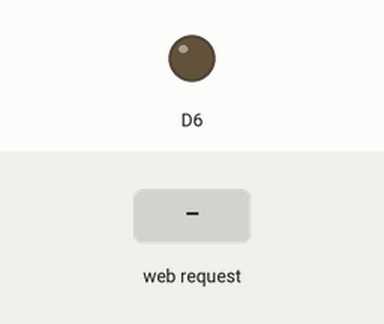
This program was run on a simulated ESP8266 (NodeMCU). On the bench: output pins drawn as LEDs (lit = HIGH). The inputs (shaded band) are chosen by the test bench. WiFi joins after 1.5 s; servers stay silent unless stated; what the program prints to the serial monitor is not drawn.

Above: at 2.7 s.
2.8 s: HTTP request GET /sw?led=on received
At 3.6 s:
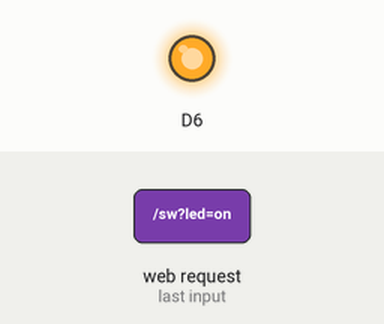
4.3 s: HTTP request GET /sw received
At 4.7 s:
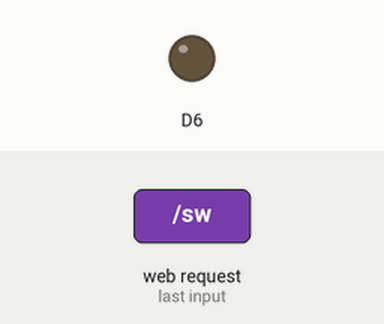
Timing chart, 0 to 7.3 s (numbered marks = the images above; inputs shaded):
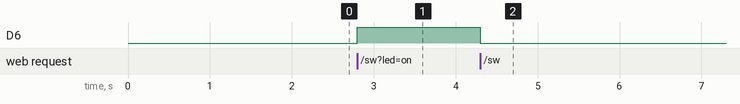

Measured:
- after the input at 2.8 s, D6: LOW → HIGH at once
- after the input at 4.3 s, D6: HIGH → LOW at once

The program:

main.cpp
```cpp
// Web server using nodemcu ESP8266

#include <Arduino.h>
#include "ESP8266WiFi.h"
#include "ESP8266WebServer.h"

#include "index.h"

ESP8266WebServer server(80);

void handleOtherPath()
{
  server.send(404, "text / plain", "File NOT Found !");
}

void handleRootPath()
{
  server.send(200, "text/html", " SEMANGAT BELAJAR <b>INFORMATIKA UNY </b>!");
}

// LED Switch handler
void handleLedParams()
{
  String ledState = server.arg("led");

  if (ledState == "on")
  {
    digitalWrite(D6, HIGH);
  }
  else
  {
    digitalWrite(D6, LOW);
  }

  server.send(200, "text/html", "LED is <b>" + ledState + "</b>.");
}

void setup()
{
  Serial.begin(115200);
  pinMode(D6, OUTPUT);

  WiFi.mode(WIFI_STA);
  WiFi.begin("Pak_Dukuh", "Plotengan1234");

  while (WiFi.status() != WL_CONNECTED)
  { // Wait for connection
    delay(500);
    Serial.println("Waiting to connect...");
  }

  Serial.print("");
  Serial.print("WiFi Connected, IP address: ");
  Serial.println(WiFi.localIP()); // Print the local IP

  server.on("/other", handleOtherPath);
  server.on("/index.html", handleRootPath);
  server.on("/", handleRootPath);

  // Switch
  server.on("/sw", handleLedParams);

  server.begin(); // Start the server
  Serial.println("HTTP Server Started.");
}

void loop()
{
  server.handleClient(); // Handling of incoming requests
}
```

index.h
```cpp
const char MAIN_PAGE[] = R"=====(
<HTML>
	<HEAD>
			<TITLE>My first web page</TITLE>
	</HEAD>
<BODY>
	<CENTER>
			<B>Hello World.... </B>
	</CENTER>
</BODY>
</HTML>
)=====";
```
